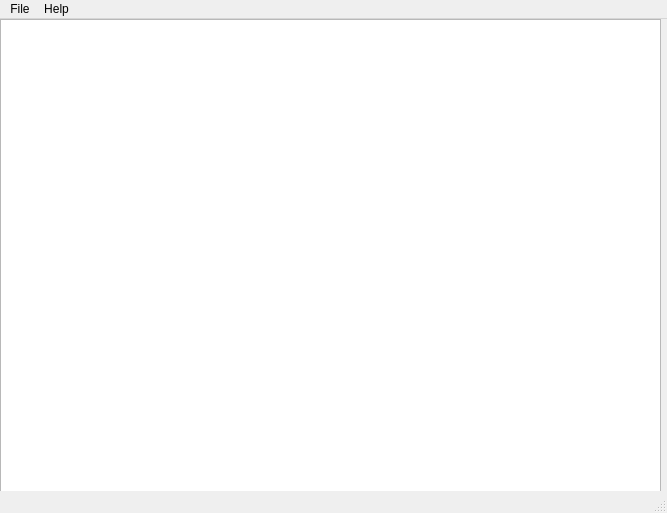
<?xml version="1.0" encoding="UTF-8"?>
<ui version="4.0">
 <class>MainWindow</class>
 <widget class="QMainWindow" name="MainWindow">
  <property name="geometry">
   <rect>
    <x>0</x>
    <y>0</y>
    <width>667</width>
    <height>513</height>
   </rect>
  </property>
  <property name="windowTitle">
   <string>MainWindow</string>
  </property>
  <widget class="QWidget" name="centralwidget">
   <widget class="QTableView" name="tableView">
    <property name="geometry">
     <rect>
      <x>0</x>
      <y>0</y>
      <width>661</width>
      <height>481</height>
     </rect>
    </property>
   </widget>
  </widget>
  <widget class="QMenuBar" name="menubar">
   <property name="geometry">
    <rect>
     <x>0</x>
     <y>0</y>
     <width>667</width>
     <height>23</height>
    </rect>
   </property>
   <widget class="QMenu" name="menuFile">
    <property name="title">
     <string>File</string>
    </property>
    <addaction name="actionNew"/>
    <addaction name="actionOpen"/>
    <addaction name="actionSave"/>
   </widget>
   <widget class="QMenu" name="menuHelp">
    <property name="title">
     <string>Help</string>
    </property>
   </widget>
   <addaction name="menuFile"/>
   <addaction name="menuHelp"/>
  </widget>
  <widget class="QStatusBar" name="statusbar"/>
  <action name="actionNew">
   <property name="text">
    <string>New</string>
   </property>
  </action>
  <action name="actionOpen">
   <property name="text">
    <string>Open</string>
   </property>
  </action>
  <action name="actionSave">
   <property name="text">
    <string>Save</string>
   </property>
  </action>
 </widget>
 <resources/>
 <connections/>
</ui>
